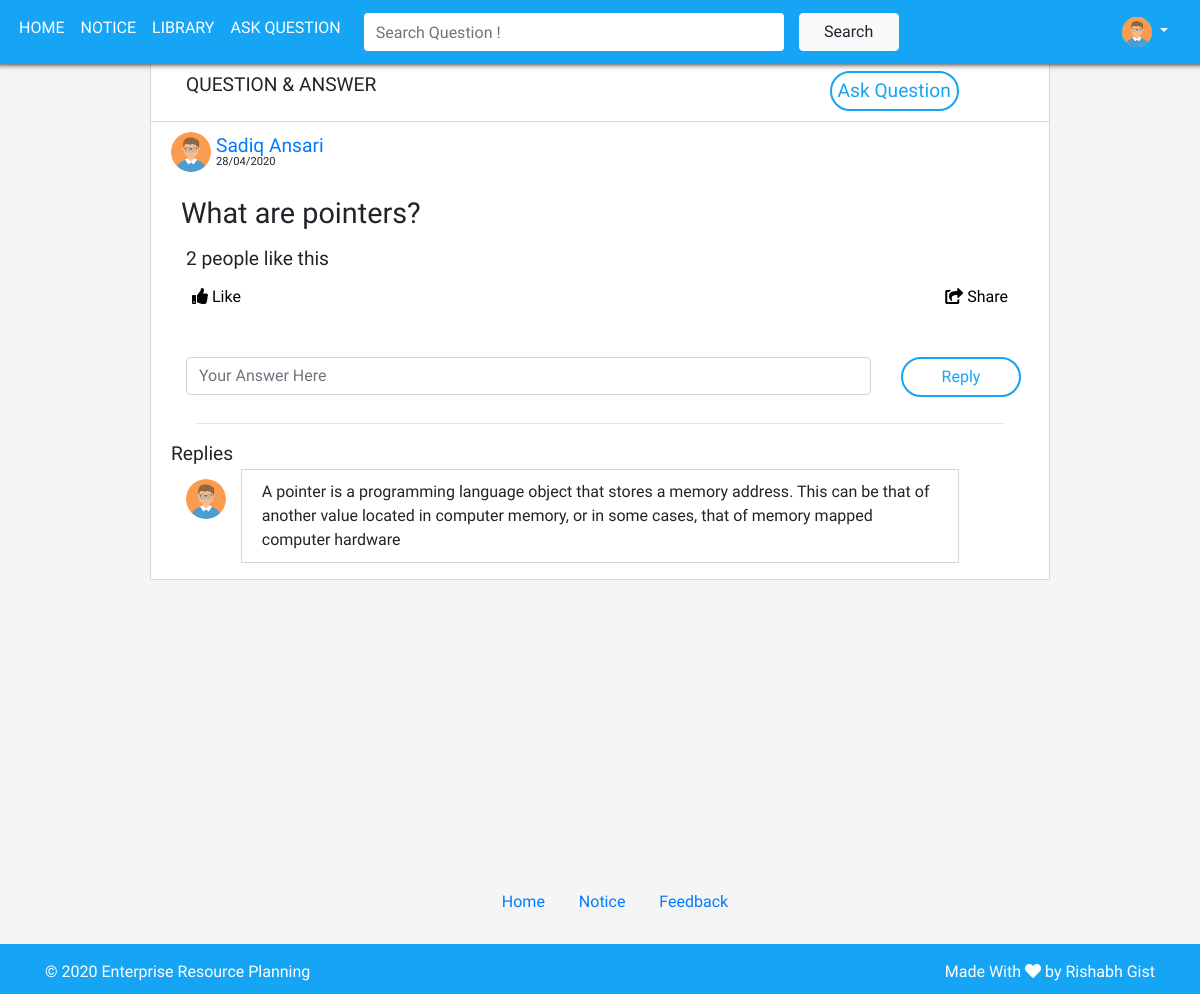
The app's page /qna.php?post_id=23 (signed in) with its own data.
### tables this page shows
CREATE TABLE IF NOT EXISTS `userdata` (
  `id` int(100) NOT NULL AUTO_INCREMENT,
  `loginId` varchar(100) NOT NULL,
  `course` varchar(100) NOT NULL,
  `fname` varchar(200) NOT NULL,
  `lname` varchar(100) NOT NULL,
  `father` varchar(100) NOT NULL,
  `mother` varchar(100) NOT NULL,
  `email` varchar(100) NOT NULL,
  `mobile` varchar(255) NOT NULL,
  `dob` varchar(50) NOT NULL,
  `session_from` varchar(100) DEFAULT NULL,
  `session_to` varchar(100) DEFAULT NULL,
  `address1` varchar(100) NOT NULL,
  `address2` varchar(100) NOT NULL,
  PRIMARY KEY (`id`),
  UNIQUE KEY `loginId` (`loginId`)
);

CREATE TABLE IF NOT EXISTS `post` (
  `id` int(100) NOT NULL AUTO_INCREMENT,
  `posted_by` varchar(100) DEFAULT NULL,
  `post_title` varchar(100) DEFAULT NULL,
  `post_date` varchar(200) DEFAULT NULL,
  `likes` varchar(100) DEFAULT NULL,
  `status` varchar(100) NOT NULL,
  PRIMARY KEY (`id`)
);

CREATE TABLE IF NOT EXISTS `reply` (
  `id` int(100) NOT NULL AUTO_INCREMENT,
  `reply_by` varchar(100) NOT NULL,
  `reply` varchar(225) NOT NULL,
  `reply_date` varchar(100) NOT NULL,
  `post_id` varchar(100) NOT NULL,
  PRIMARY KEY (`id`),
  UNIQUE KEY `reply_by` (`reply_by`)
);

### qna.php (the view, shortened to what this page needs)
<?php
include 'includes/header.php';
include 'includes/nav.php';
$user = $_SESSION['username'];
if (isset($_GET['post_id'])) {
 	$post_id = $_GET['post_id'];
	$post_query = "SELECT * FROM post WHERE id = '$post_id'";
	$result = mysqli_query($con,$post_query);
	$row = mysqli_fetch_assoc($result);
	$posted_by = $row['posted_by'];
	$post_title = $row['post_title'];
	$post_date = $row['post_date'];
	$post_likes = $row['likes'];
	$find_user = "SELECT * FROM userdata WHERE loginId = '$posted_by'";
	$result2 = mysqli_query($con,$find_user);
	$row2 = mysqli_fetch_assoc($result2);
	$fname = $row2['fname'];
	$lname = $row2['lname'];
	$like_query = "SELECT * FROM likes WHERE user_id ='$user' AND post_id='$post_id'";
	$like_result = mysqli_query($con,$like_query);
	$like_row = mysqli_num_rows($like_result);
	if ($like_row == 1 && $post_likes >1) {
		$like_message = "You and ".($post_likes-1)." other like this post.";
	}elseif ($like_row == 1 && $post_likes == 1) {
		$like_message = "You like this post.";
	}
	else{
		$like_message = $post_likes." people like this ";
	}
}else{
	header('location:user.php');
}
$post_id = $_GET['post_id'];
?>
	<div>
	<div class="qna-details">
	<div class="profile-div">
			<div class="row" style="margin: auto;">
				<div class="col-md-9">
	        	<span class="profile-heading">Question & Answer</span>
				</div>
				<div class="col-md-3">
	        	<a href="post.php" class="modify-link"><button class="btn-ask-qna btn-profile">Ask Question</button></a>
				</div>
			</div>
		</div>
			<div class="row" style="margin: auto;">
			<img src="img/profile.png" class="profile-pic-ico">
			<div class="col-text">
			<a href="user.php" class="posted-name"><?php echo $fname.' '.$lname?></a><br>
			<span class="post-time"><?php echo $post_date ?></span>
			</div>
			</div>
			<p class="qna-title">
				<?php echo $post_title ?>
			</p>
				<div class="container container-react">
				<span class="like"><?php echo $like_message ?></span>
				<div class="row">
				<div class="col">
				<a href="includes/works/like.php?post_id=<?php echo $_GET['post_id'] ?>&user=<?php echo $user ?>"><button class="btn-react"><i class="fas fa-thumbs-up"></i> Like</button></a>
				</div>
				<div class="col" style="text-align: right;">
				<button class="btn-react"><i class="fas fa-share-square"></i> Share</button>
				</div>
				</div>
				</div>
			<form method="post" class="form-group">
				<div class="row" style="margin: auto;">
					<div class="col-10">
						<input type="text" name="reply_text" placeholder="Your Answer Here" class="form-control">
					</div>
					<div class="col-2">
						<button class="btn-profile" name="save">Reply</button>
					</div>
				</div>
			</form>
			<hr class="hr-post">
			<span class="text-reply">Replies</span>
				<?php
				$q2 = "SELECT * FROM reply WHERE post_id = '$post_id'";
				$r2 = mysqli_query($con,$q2);
				while ($res = mysqli_fetch_assoc($r2)) {
					$reply = $res['reply'];
				 ?>
				<div class="container">
				<div class="row">
				<div class="col-md-1">
				<a href="user.php"><img src="img/profile.png" class="profile-pic-ico"></a>
				</div>
				<div class="col-md-10">
				<p class="reply">
					<?php echo $reply ?>
				</p>
				</div>
				</div>
				</div>
				<?php
				}
				?>
				</div>
		</div>
</div>
<?php include 'includes/footer.php'; ?>

### css/style.css (style rules this page uses)
html { margin: 0; height: 100%; }
body { position: relative; min-height: 100%; min-height: 100vh; }
.bg { background-color: #f5f5f5; font-family: 'Ubuntu', sans-serif; }
.btn-profile { width:120px; height: 40px; border-radius: 30px; border:2px solid #16a5f4; background:none; color: #16a5f4; }
.hr-post { width: 90%; }
.btn-react { background: none; border: none; background-color: none; margin: 10px 20px; }
.posted-name { font-size: 1.2rem; }
.post-time { line-height: 2px; font-size: 0.7rem; margin-top: 5px; }
.profile-div { background-color: #fff; width: 100%; padding: 10px 20px; border-bottom: 1px solid #d6d6d6; font-size: 1.2rem; font-family:'Quicksand', sans-serif; text-transform: uppercase; }
.form-group { margin-top: 3%; padding: 10px 20px; }
.btn-ask-qna { width: auto; text-align: center; justify-content: center; }
.profile-pic-ico { margin: 10px 5px 10px 20px; width: 40px; border-radius: 50%; }
.col-text { margin-top:10px; }
.qna-title { margin: 10px 30px; font-size: 1.8rem; }
.reply { padding: 10px 20px; border: 1px solid #d6d6d6; }
.qna-details { background-color: #fff; border: 1px solid #d6d6d6; height: auto ; width: 900px; margin:auto; margin-top: 5%; }
.text-reply { font-size: 1.2rem; margin-left: 20px; margin-bottom: 20px; }
.like { font-size: 1.2rem; padding: 0 10px; margin-left: 10px; }

### records on screen
userdata: fname "Sadiq", lname "Ansari"
post: post_date "28/04/2020", post_title "What are pointers?", likes "2 people like this"
reply: reply "A pointer is a programming language object that stores a memory address. This can be that of another value located in computer memory, or in some cases, that of memory mapped computer hardware"
